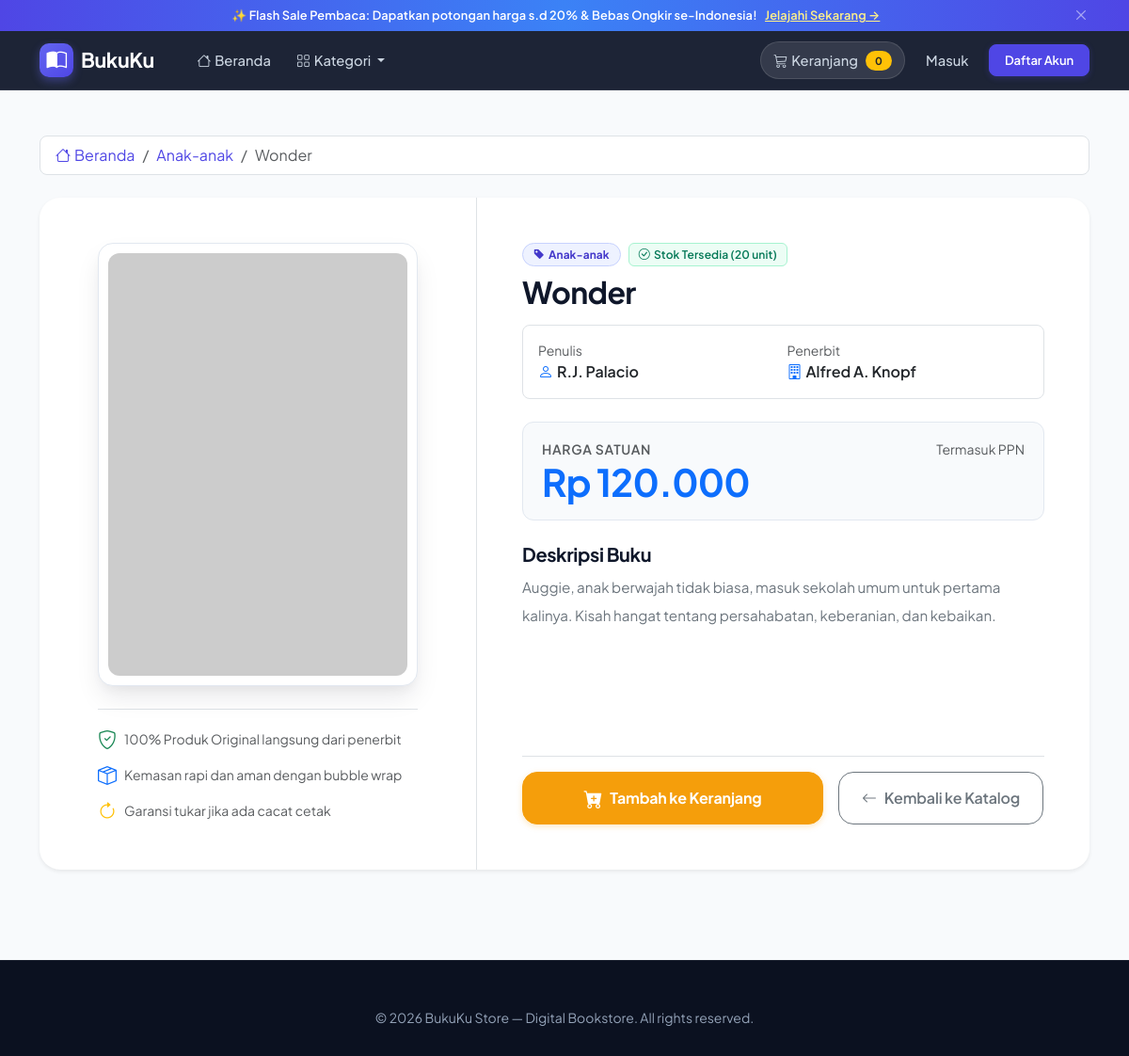
The app's page /detail.php?id=57 with its own data.
### tables this page shows
CREATE TABLE IF NOT EXISTS buku (
    id          INT(11)        NOT NULL AUTO_INCREMENT,
    kategori_id INT(11)        DEFAULT NULL,
    judul       VARCHAR(150)   NOT NULL,
    penulis     VARCHAR(100)   NOT NULL,
    penerbit    VARCHAR(100)   NOT NULL,
    harga       DECIMAL(12,0)  NOT NULL DEFAULT 0,
    stok        INT(11)        NOT NULL DEFAULT 0,
    deskripsi   TEXT,
    cover       VARCHAR(255)   DEFAULT NULL,
    PRIMARY KEY (id),
    KEY idx_buku_kategori (kategori_id),
    CONSTRAINT fk_buku_kategori FOREIGN KEY (kategori_id)
        REFERENCES kategori (id) ON DELETE SET NULL ON UPDATE CASCADE
);

CREATE TABLE IF NOT EXISTS kategori (
    id         INT(11)      NOT NULL AUTO_INCREMENT,
    nama       VARCHAR(100) NOT NULL,
    slug       VARCHAR(100) NOT NULL,
    deskripsi  TEXT         DEFAULT NULL,
    created_at TIMESTAMP    NOT NULL DEFAULT CURRENT_TIMESTAMP,
    PRIMARY KEY (id),
    UNIQUE KEY uq_kategori_slug (slug)
);

### detail.php (the view, shortened to what this page needs)
<?php
require_once 'config/koneksi.php';
$id = isset($_GET['id']) ? (int) $_GET['id'] : 0;
$stmt = $koneksi->prepare(
    "SELECT b.*, k.nama AS nama_kategori, k.slug AS slug_kategori
     FROM buku b
     LEFT JOIN kategori k ON b.kategori_id = k.id
     WHERE b.id = ? LIMIT 1"
);
$stmt->bind_param("i", $id);
$stmt->execute();
$result = $stmt->get_result();
$buku = $result->fetch_assoc();
?>
<!DOCTYPE html>
<html lang="id">
<head>
    <link href="https://cdn.jsdelivr.net/npm/bootstrap@5.3.3/dist/css/bootstrap.min.css" rel="stylesheet">
    <link href="https://cdn.jsdelivr.net/npm/bootstrap-icons@1.11.3/font/bootstrap-icons.min.css" rel="stylesheet">
    <link href="assets/css/style.css" rel="stylesheet">
</head>
<body>
    <?php require __DIR__ . '/partials/navbar.php'; ?>
    <main class="container my-5 flex-grow-1">
        <nav aria-label="breadcrumb" class="mb-4">
            <ol class="breadcrumb bg-white px-3 py-2 rounded-3 border border-slate-200 shadow-xs">
                <li class="breadcrumb-item">
                    <a href="index.php" class="text-decoration-none">
                        <i class="bi bi-house me-1"></i>Beranda
                    </a>
                </li>
                <?php if (!empty($buku['nama_kategori'])): ?>
                    <li class="breadcrumb-item">
                        <a href="index.php?kategori=<?= urlencode($buku['slug_kategori'] ?? $buku['kategori_id']) ?>" class="text-decoration-none">
                            <?= htmlspecialchars($buku['nama_kategori']) ?>
                        </a>
                    </li>
                <?php endif; ?>
                <li class="breadcrumb-item active text-truncate" aria-current="page" style="max-width: 320px;">
                    <?= htmlspecialchars($buku['judul']) ?>
                </li>
            </ol>
        </nav>
        <div class="card detail-card border-0 shadow-sm overflow-hidden bg-white mb-5">
            <div class="row g-0">
                <div class="col-lg-5 p-4 p-md-5 d-flex flex-column align-items-center justify-content-center bg-slate-50 border-end border-slate-200">
                    <div class="detail-cover-wrapper w-100" style="max-width: 340px;">
                        <img
                            src="<?= $buku['cover'] ? htmlspecialchars($buku['cover']) : 'https://via.placeholder.com/340x480?text=No+Cover' ?>"
                            alt="Cover <?= htmlspecialchars($buku['judul']) ?>"
                            class="img-fluid w-100"
                            onerror="this.src='https://via.placeholder.com/340x480?text=No+Cover'"
                        >
                    </div>
                    <div class="w-100 mt-4 pt-3 border-top border-slate-200" style="max-width: 340px;">
                        <div class="d-flex align-items-center gap-2 small text-muted mb-2">
                            <i class="bi bi-shield-check text-success fs-5"></i>
                            <span>100% Produk Original langsung dari penerbit</span>
                        </div>
                        <div class="d-flex align-items-center gap-2 small text-muted mb-2">
                            <i class="bi bi-box-seam text-primary fs-5"></i>
                            <span>Kemasan rapi dan aman dengan bubble wrap</span>
                        </div>
                        <div class="d-flex align-items-center gap-2 small text-muted">
                            <i class="bi bi-arrow-clockwise text-warning fs-5"></i>
                            <span>Garansi tukar jika ada cacat cetak</span>
                        </div>
                    </div>
                </div>
                <div class="col-lg-7 p-4 p-md-5 d-flex flex-column">
                    <div class="d-flex align-items-center gap-2 mb-2 flex-wrap">
                        <?php if (!empty($buku['nama_kategori'])): ?>
                            <a href="index.php?kategori=<?= urlencode($buku['slug_kategori'] ?? $buku['kategori_id']) ?>" class="badge category-badge text-decoration-none">
                                <i class="bi bi-tag-fill me-1"></i><?= htmlspecialchars($buku['nama_kategori']) ?>
                            </a>
                        <?php endif; ?>
                        <?php if ($buku['stok'] > 10): ?>
                            <span class="badge bg-success-subtle text-success">
                                <i class="bi bi-check-circle me-1"></i>Stok Tersedia (<?= $buku['stok'] ?> unit)
                            </span>
                        <?php elseif ($buku['stok'] > 0): ?>
                            <span class="badge bg-warning-subtle text-warning">
                                <i class="bi bi-exclamation-triangle me-1"></i>Stok Terbatas (<?= $buku['stok'] ?> unit)
                            </span>
                        <?php else: ?>
                            <span class="badge bg-danger-subtle text-danger">
                                <i class="bi bi-x-circle me-1"></i>Stok Habis
                            </span>
                        <?php endif; ?>
                    </div>
                    <h1 class="h2 fw-bold text-slate-900 mb-3" style="letter-spacing: -0.02em;">
                        <?= htmlspecialchars($buku['judul']) ?>
                    </h1>
                    <div class="p-3 bg-slate-50 rounded-3 border border-slate-200 mb-4">
                        <div class="row g-2">
                            <div class="col-sm-6">
                                <div class="small text-muted">Penulis</div>
                                <div class="fw-semibold text-slate-800">
                                    <i class="bi bi-person me-1 text-primary"></i><?= htmlspecialchars($buku['penulis']) ?>
                                </div>
                            </div>
                            <div class="col-sm-6">
                                <div class="small text-muted">Penerbit</div>
                                <div class="fw-semibold text-slate-800">
                                    <i class="bi bi-building me-1 text-primary"></i><?= htmlspecialchars($buku['penerbit']) ?>
                                </div>
                            </div>
                        </div>
                    </div>
                    <div class="detail-price-box d-flex align-items-baseline justify-content-between mb-4">
                        <div>
                            <div class="small text-muted text-uppercase fw-semibold" style="letter-spacing: 0.05em;">Harga Satuan</div>
                            <h2 class="h1 fw-bold text-primary mb-0">
                                Rp <?= number_format($buku['harga'], 0, ',', '.') ?>
                            </h2>
                        </div>
                        <div class="text-end">
                            <span class="small text-muted">Termasuk PPN</span>
                        </div>
                    </div>
                    <div class="mb-4">
                        <h5 class="fw-bold text-slate-900 mb-2">Deskripsi Buku</h5>
                        <div class="text-secondary lh-lg" style="font-size: 0.95rem;">
                            <?= nl2br(htmlspecialchars($buku['deskripsi'] ?? 'Tidak ada deskripsi tersedia untuk buku ini.')) ?>
                        </div>
                    </div>
                    <div class="d-flex gap-3 flex-wrap mt-auto pt-3 border-top border-slate-200">
                        <form action="proses_cart.php" method="POST" class="flex-grow-1" style="max-width: 320px;">
                            <button type="submit" class="btn btn-warning btn-lg w-100 fw-bold d-flex align-items-center justify-content-center gap-2" <?= $buku['stok'] <= 0 ? 'disabled' : '' ?>>
                                <i class="bi bi-cart-plus-fill fs-5"></i>
                                <?= $buku['stok'] > 0 ? 'Tambah ke Keranjang' : 'Stok Habis' ?>
                            </button>
                        </form>
                        <a href="index.php" class="btn btn-outline-secondary btn-lg d-flex align-items-center">
                            <i class="bi bi-arrow-left me-2"></i>Kembali ke Katalog
                        </a>
                    </div>
                </div>
            </div>
        </div>
    </main>
    <footer class="modern-footer">
        <div class="container text-center small text-slate-400">
            <p class="mb-0">&copy; <?= date('Y') ?> BukuKu Store &mdash; Digital Bookstore. All rights reserved.</p>
        </div>
    </footer>
</body>
</html>

### assets/css/style.css (style rules this page uses)
:root { --font-sans: 'Plus Jakarta Sans', system-ui, -apple-system, sans-serif; --primary: #4f46e5; --primary-hover: #4338ca; --primary-light: #eef2ff; --primary-glow: rgba(79, 70, 229, 0.18); --accent: #f59e0b; --accent-hover: #d97706; --accent-light: #fef3c7; --slate-950: #020617; --slate-900: #0f172a; --slate-800: #1e293b; --slate-700: #334155; --slate-600: #475569; --slate-500: #64748b; --slate-400: #94a3b8; --slate-300: #cbd5e1; --slate-200: #e2e8f0; --slate-100: #f1f5f9; --slate-50: #f8fafc; --white: #ffffff; --shadow-xs: 0 1px 2px 0 rgba(15, 23, 42, 0.04); --shadow-sm: 0 2px 4px -1px rgba(15, 23, 42, 0.06), 0 1px 2px -1px rgba(15, 23, 42, 0.04); --shadow-md: 0 6px 16px -2px rgba(15, 23, 42, 0.08), 0 2px 6px -2px rgba(15, 23, 42, 0.04); --shadow-lg: 0 14px 28px -4px rgba(15, 23, 42, 0.1), 0 6px 12px -4px rgba(15, 23, 42, 0.05); --shadow-xl: 0 24px 48px -12px rgba(15, 23, 42, 0.16); --radius-sm: 8px; --radius-md: 12px; --radius-lg: 16px; --radius-xl: 22px; --radius-full: 9999px; }
body { background-color: var(--slate-50); color: var(--slate-700); font-family: var(--font-sans); -webkit-font-smoothing: antialiased; -moz-osx-font-smoothing: grayscale; min-height: 100vh; display: flex; flex-direction: column; }
h1, h2, h3, h4, h5, h6, .h1, .h2, .h3, .h4, .h5, .h6 { font-family: var(--font-sans); color: var(--slate-900); font-weight: 700; letter-spacing: -0.02em; }
a { color: var(--primary); text-decoration: none; transition: color 0.2s ease; }
.detail-cover-wrapper { position: relative; border-radius: var(--radius-lg); overflow: hidden; box-shadow: var(--shadow-lg); background: #ffffff; padding: 10px; border: 1px solid var(--slate-200); }
.detail-cover-wrapper img { border-radius: var(--radius-md); width: 100%; max-height: 480px; object-fit: cover; display: block; }
.detail-card { background: #ffffff; border-radius: var(--radius-xl); border: 1px solid var(--slate-200); box-shadow: var(--shadow-sm); overflow: hidden; }
.detail-price-box { background: var(--slate-50); border: 1px solid var(--slate-200); border-radius: var(--radius-md); padding: 16px 20px; }
.btn { border-radius: var(--radius-md); font-weight: 600; font-size: 0.9rem; padding: 9px 18px; letter-spacing: -0.01em; transition: all 0.2s cubic-bezier(0.16, 1, 0.3, 1); }
.btn-lg { padding: 12px 24px; font-size: 1rem; border-radius: var(--radius-lg); }
.btn-warning { background-color: #f59e0b; border-color: #f59e0b; color: #ffffff; box-shadow: 0 2px 6px rgba(245, 158, 11, 0.25); }
.badge { font-weight: 600; padding: 5px 10px; letter-spacing: 0.01em; }
.badge.bg-success-subtle { background-color: #ecfdf5 !important; color: #047857 !important; border: 1px solid #a7f3d0; }
.category-badge { background-color: #eef2ff; color: #4338ca; font-size: 0.74rem; font-weight: 700; padding: 5px 11px; border-radius: var(--radius-full); border: 1px solid #c7d2fe; display: inline-flex; align-items: center; transition: all 0.2s ease; }
footer.modern-footer { background-color: #0b1120; color: var(--slate-400); padding: 50px 0 30px; border-top: 1px solid rgba(255, 255, 255, 0.06); margin-top: auto; }

### records on screen
buku: kategori.nama "Anak-anak", judul "Wonder", stok "20", penulis "R.J. Palacio", penerbit "Alfred A. Knopf", harga "120.000", deskripsi "Auggie, anak berwajah tidak biasa, masuk sekolah umum untuk pertama kalinya. Kisah hangat tentang persahabatan, keberanian, dan kebaikan."

### other values on screen
$jumlahCart "0"
